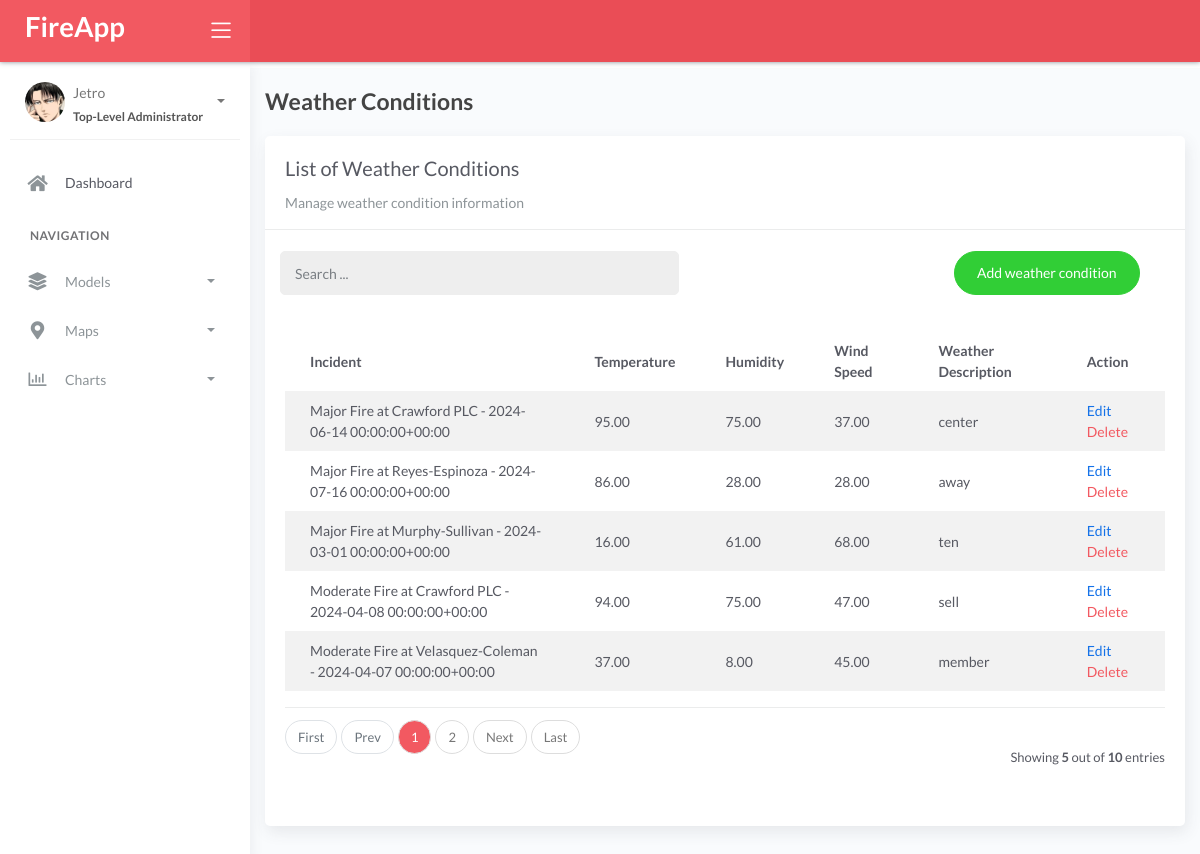
The page /weatherconditions/ on the database its author committed.
### fire/models.py (models this page shows, shortened)
class BaseModel(models.Model):
    created_at = models.DateTimeField(auto_now_add=True, db_index=True)
    updated_at = models.DateTimeField(auto_now=True)
    class Meta:
        abstract = True

class WeatherConditions(BaseModel):
    incident = models.ForeignKey(Incident, on_delete=models.CASCADE)
    temperature = models.DecimalField(
        max_digits=10, decimal_places=2, validators=[validate_non_negative])
    humidity = models.DecimalField(
        max_digits=10, decimal_places=2, validators=[validate_non_negative])
    wind_speed = models.DecimalField(
        max_digits=10, decimal_places=2, validators=[validate_non_negative])
    weather_description = models.CharField(max_length=150)
    class Meta:
        verbose_name = 'Weather Condition'

class Incident(BaseModel):
    SEVERITY_CHOICES = (
        ('Minor Fire', 'Minor Fire'),
        ('Moderate Fire', 'Moderate Fire'),
        ('Major Fire', 'Major Fire'),
    )
    location = models.ForeignKey(Locations, on_delete=models.CASCADE)
    date_time = models.DateTimeField(
        blank=True, null=True, validators=[validate_not_future])
    severity_level = models.CharField(max_length=45, choices=SEVERITY_CHOICES)
    description = models.CharField(max_length=250)
    def __str__(self):
        return f"{self.severity_level} at {self.location.name} - {self.date_time}"
    class Meta:
        verbose_name = 'Incident'

class Locations(BaseModel):
    name = models.CharField(max_length=150)
    latitude = models.DecimalField(
        max_digits=22, decimal_places=16, null=True, blank=True)
    longitude = models.DecimalField(
        max_digits=22, decimal_places=16, null=True, blank=True)
    address = models.CharField(max_length=150)
    city = models.CharField(max_length=150)
    country = models.CharField(max_length=150)
    class Meta:
        verbose_name = 'Location'

### fire/views.py (the view)
# urls.py: path('weatherconditions/', views.WeatherConditionsList.as_view(),
class WeatherConditionsList(ListView):
    model = WeatherConditions
    context_object_name = 'weatherconditions'
    template_name = 'weatherconditions/list.html'
    paginate_by = 5
    def get_queryset(self, *args, **kwargs):
        qs = super().get_queryset(*args, **kwargs).order_by('-created_at')
        if self.request.GET.get("q") != None:
            query = self.request.GET.get('q')
            qs = qs.filter(Q(incident__location__name__icontains=query))
        return qs

### templates/weatherconditions/list.html (shortened to what this page needs)
{% extends 'base.html' %} {% load static %} {% block content %}
<div class="content">
  <div class="container-fluid">
    <h4 class="page-title mt-4">Weather Conditions</h4>
    <div class="row">
      <div class="col-md-12">
        <div class="card">
          <div class="card-header">
            <div class="card-title">List of Weather Conditions</div>
            <div class="card-category">
              Manage weather condition information
            </div>
          </div>
          <br />
          <div class="col-md-12 row">
            <div class="col-md-6">
              <form
                class="navbar-left navbar-form nav-search mr-md-3"
                action="{% url 'weatherconditions' %}"
              >
                <div class="input-group">
                  <input
                    type="text"
                    placeholder="Search ..."
                    class="form-control"
                    name="q"
                    value="{{ request.GET.q }}"
                  />
                  <div class="input-group-append">
                    <span class="input-group-text">
                    </span>
                  </div>
                </div>
              </form>
            </div>
            <div class="col-md-6">
              <div class="pull-right">
                <a
                  href="{% url 'weatherconditions-add' %}"
                  class="btn btn-success btn-rounded"
                  >Add weather condition</a
                >
              </div>
            </div>
          </div>
          <div class="card-body">
            <table class="table table-striped mt-3">
              <thead>
                <tr>
                  <th scope="col">Incident</th>
                  <th scope="col">Temperature</th>
                  <th scope="col">Humidity</th>
                  <th scope="col">Wind Speed</th>
                  <th scope="col">Weather Description</th>
                  <th scope="col">Action</th>
                </tr>
              </thead>
              <tbody>
                {% for object in object_list %}
                <tr>
                  <td>{{ object.incident }}</td>
                  <td>{{ object.temperature }}</td>
                  <td>{{ object.humidity }}</td>
                  <td>{{ object.wind_speed }}</td>
                  <td>{{ object.weather_description }}</td>
                  <td>
                    <a href="{% url 'weatherconditions-edit' object.id %}"
                      >Edit</a
                    >
                    <a
                      href="{% url 'weatherconditions-delete' object.id %}"
                      class="text-danger"
                      >Delete</a
                    >
                  </td>
                </tr>
                {% endfor %}
              </tbody>
            </table>
            {% include 'includes/pagination.html' %}
          </div>
        </div>
      </div>
    </div>
  </div>
</div>
{% endblock %}

### rows shown on the page
WeatherConditions: incident "Major Fire at Crawford PLC - 2024-06-14 00:00:00+00:00", temperature "95.00", humidity "75.00", wind_speed "37.00", weather_description "center"
WeatherConditions: incident "Major Fire at Reyes-Espinoza - 2024-07-16 00:00:00+00:00", temperature "86.00", humidity "28.00", wind_speed "28.00", weather_description "away"
WeatherConditions: incident "Major Fire at Murphy-Sullivan - 2024-03-01 00:00:00+00:00", temperature "16.00", humidity "61.00", wind_speed "68.00", weather_description "ten"
WeatherConditions: incident "Moderate Fire at Crawford PLC - 2024-04-08 00:00:00+00:00", temperature "94.00", humidity "75.00", wind_speed "47.00", weather_description "sell"
WeatherConditions: incident "Moderate Fire at Velasquez-Coleman - 2024-04-07 00:00:00+00:00", temperature "37.00", humidity "8.00", wind_speed "45.00", weather_description "member"

### other values the page prints
{{ page_num }} "1"
{{ page_num }} "2"
{{ object_list.count }} "5"
{{ paginator.count }} "10"
